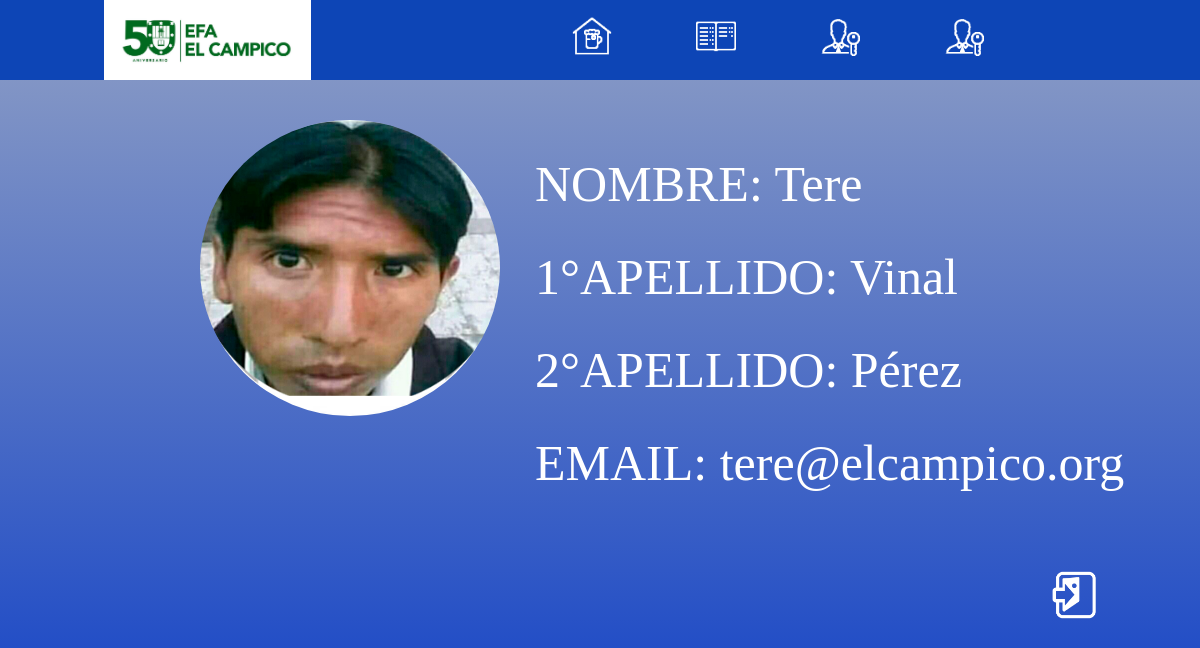
The app's page /perfilProfesor.php (signed in) with its own data.
### tables this page shows
CREATE TABLE `personal` (
  `email` char(80) NOT NULL,
  `nombre` char(30) NOT NULL,
  `apellido_1` char(20) NOT NULL,
  `apellido_2` char(20) DEFAULT NULL,
  `contrasenya` char(64) NOT NULL,
  `tipo` enum('profesor','administrador','secretaría') NOT NULL,
  PRIMARY KEY (`email`)
);

### perfilProfesor.php (the view, shortened to what this page needs)
<?php
	include('php/conexion.php');
	$idUsuario = $_SESSION['usuario'];
	$sql_personal = "SELECT * FROM personal WHERE email='$idUsuario'";
	$stmt = $conexion->prepare($sql_personal);
    $stmt->execute();
	$row = $stmt->fetch(PDO::FETCH_ASSOC);
?>
<!DOCTYPE html>
<html lang="es">
<head>
	<link rel="stylesheet" type="text/css" href="css/controlSalidas.css">
</head>
<body>
	<header class="header">
        <nav class="nav">
            <a href="#" class="logo"><img src="Imgs/big-logo.png" alt="logoCampico"></a>
            <ul class="nav-menu">
                <li class="nav-menu-item">
                    <a href="#" class="nav-menu-link nav_link"><img src="Imgs/control_home.png" alt="" width="40px"></a>
                </li>
                <li class="nav-menu-item">
                    <a href="#" class="nav-menu-link nav_link"><img src="Imgs/icono_control.png" alt="" width="40px"></a>
                </li>
                <li class="nav-menu-item">
                    <a href="#" class="nav-menu-link nav_link"><img src="Imgs/logo_usuario.png" alt="" width="40px"></a>
                </li>
                <li class="nav-menu-item">
                    <a href="perfilProfesor.php" class="nav-menu-link nav_link"><img src="Imgs/logo_usuario.png" alt="" width="40px"></a>
                </li>
            </ul>
        </nav>
    </header>
	<div class="perfilEntero">
		<img src="Imgs/icono_usuario.jpg" class="imagenPerfil">
		<div class="perfil">
			<ul class="datos_perfil">
				<li class="palabras">
					NOMBRE: <?php echo $row['nombre']; ?>
				</li>
				<li class="palabras">
					1&#176;APELLIDO:  <?php echo $row['apellido_1']; ?>
				</li>
				<li class="palabras">
					2&#176;APELLIDO: <?php echo $row['apellido_2']; ?>
				</li>
				<li class="palabras">
					EMAIL: <?php echo $row['email']; ?>
				</li>
			</ul>
		</div>
	</div>
	<div class="salir">
		<a href="php/cerrarSesion.php"><img src="Imgs/cerrar_sesion.png" alt="cerrar_sesion" width="50px"></a>
	</div>
</body>
</html>

### css/controlSalidas.css (style rules this page uses)
* { margin: 0px; padding: 0px; box-sizing: border-box; }
.header { background-color: rgb(13, 69, 182); height: 80px; position: fixed; width: 100%; top: 0; left: 0; }
.nav { display: flex; justify-content: space-between; max-width: 992px; margin: 0 auto; }
.nav_link { color: white; text-decoration: none; }
.logo img { width: 100%; height: 80px; }
.nav-menu { display: flex; margin-right: 70px; margin-top: 10px; list-style: none; }
.nav-menu-item { font-size: 18px; margin: 0 30px; line-height: 80px; text-transform: uppercase; width: max-content; }
.nav-menu-link { padding: 30px 12px 5px 12px; border-radius: 3px; }
body { background: -webkit-linear-gradient( #8f9fc5, rgb(32, 76, 198)); }
.perfil { width: 60%; font-size: 20px; align-items: center; }
.imagenPerfil { margin-left: 200px; min-width: 25%; width: 25%; height: 25%; min-height: 25; border-radius: 50%; }
.datos_perfil { list-style: none; color: white; }
.palabras { margin: 5%; font-size: 50px; }
.perfilEntero { justify-content: space-between; display: flex; margin-top: 10%; }
.salir { float: right; margin: 43px; margin-right: 100px; }

### records on screen
personal: nombre "Tere", apellido_1 "Vinal", apellido_2 "Pérez", email "tere@elcampico.org"
